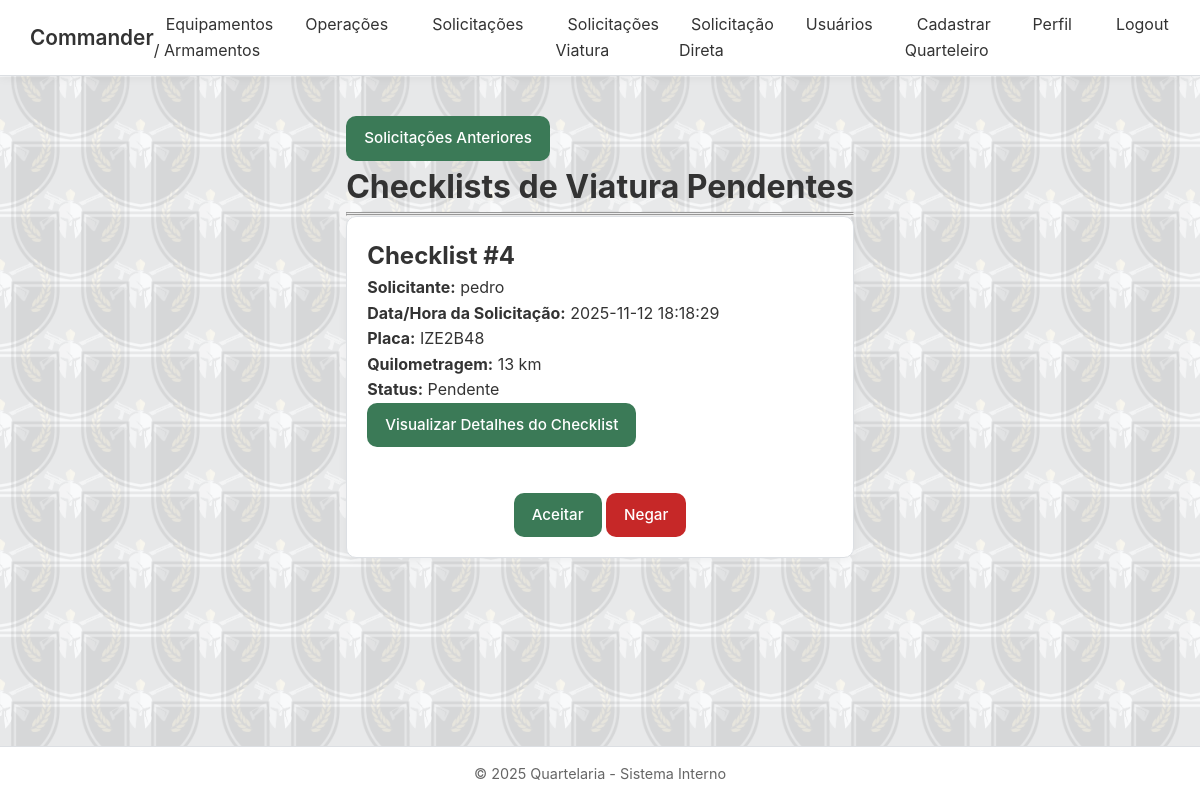
The page /solicitacoesVtr.php (signed in) on the database its author committed.
### tables this page shows
CREATE TABLE IF NOT EXISTS `solicitacao_viatura` (
  `id_solicitacao_viatura` int NOT NULL AUTO_INCREMENT,
  `id_usuario` int NOT NULL,
  `data_solicitacao_viatura` datetime NOT NULL,
  `quilometragem` int DEFAULT NULL,
  `placa_veiculo` varchar(10) DEFAULT NULL,
  `observacoes_viatura` text,
  `status_solicitacao_viatura` enum('Pendente','Ativo','Negado','Devolvido') DEFAULT 'Pendente',
  PRIMARY KEY (`id_solicitacao_viatura`),
  KEY `id_usuario` (`id_usuario`)
);

CREATE TABLE IF NOT EXISTS `usuarios` (
  `id_usuario` int NOT NULL AUTO_INCREMENT,
  `nome_usuario` varchar(255) NOT NULL,
  `identidade_funcional_usuario` int NOT NULL,
  `email_usuario` varchar(255) NOT NULL,
  `senha_usuario` varchar(255) NOT NULL,
  `perfil_usuario` tinyint(1) NOT NULL,
  `data_cadastro_usuario` datetime NOT NULL,
  PRIMARY KEY (`id_usuario`)
);

### solicitacoesVtr.php (the view, shortened to what this page needs)
<?php
include("conecta.php");
$queryListarVtrPendente = "SELECT
    vtr.id_solicitacao_viatura,
    vtr.data_solicitacao_viatura,
    vtr.quilometragem,
    vtr.placa_veiculo,
    vtr.status_solicitacao_viatura,
    u.nome_usuario
FROM solicitacao_viatura vtr
JOIN usuarios u ON vtr.id_usuario = u.id_usuario
WHERE vtr.status_solicitacao_viatura = 'Pendente'
ORDER BY vtr.data_solicitacao_viatura ASC";
$resultListarVtr = mysqli_query($conexao, $queryListarVtrPendente);
?>
<!DOCTYPE html>
<html lang="pt-br">
<head>
    <link rel="stylesheet" href="style.css">
</head>
<body>
    <nav>
        <div class="logo"><a href="homeQuarteleiro.php">Commander</a></div>
      <ul>
        <li><a href="equipamentos.php" class="ativo">Equipamentos / Armamentos</a></li>
        <li><a href="operacoes.php">Operações</a></li>
        <li><a href="solicitacoesQuarteleiro.php">Solicitações</a></li>
        <li><a href="solicitacoesVtr.php">Solicitações Viatura</a></li>
        <li><a href="solicitarSolicitante.php">Solicitação Direta</a></li>
        <li><a href="listarUsuarios.php">Usuários</a></li>
        <li><a href="cadastrarQuarteleiro.php">Cadastrar Quarteleiro</a></li>
        <li><a href="editarPerfil.php">Perfil</a></li>
        <li><a href="logout.php">Logout</a></li>
      </ul>
    </nav>
    <div class="container">
        <?php echo "<a href='solicitacoesAnterioresVtr.php' class=\"btn\">Solicitações Anteriores </a>";?>
        <h1>Checklists de Viatura Pendentes</h1>
        <hr>
        <hr>
        <?php
        while ($dadosVtr = mysqli_fetch_assoc($resultListarVtr)) {
            $id_solicitacao = $dadosVtr['id_solicitacao_viatura'];
            ?>
            <div class="card">
                <h2>Checklist #<?= $id_solicitacao ?></h2>
                <p><strong>Solicitante:</strong> <?= $dadosVtr['nome_usuario'] ?></p>
                <p><strong>Data/Hora da Solicitação:</strong> <?= $dadosVtr['data_solicitacao_viatura'] ?></p>
                <p><strong>Placa:</strong> <?= $dadosVtr['placa_veiculo'] ?></p>
                <p><strong>Quilometragem:</strong> <?= $dadosVtr['quilometragem'] ?> km</p>
                <p><strong>Status:</strong> <?= $dadosVtr['status_solicitacao_viatura'] ?></p>
                <a href="detalhesVtr.php?id=<?= $id_solicitacao ?>" class="btn">Visualizar Detalhes do Checklist</a>
                <br><br>
                <div class="form-buttons">
                    <a href="processaDeliberacaoVtr.php?status=1&id=<?= $id_solicitacao ?>" class="btn">Aceitar</a>
                    <a href="processaDeliberacaoVtr.php?status=2&id=<?= $id_solicitacao ?>" class="btn" style="background:#c62828;">Negar</a>
                </div>
            </div>
            <?php
        }
        ?>
    </div>
    <footer>
        <p>&copy; 2025 Quartelaria - Sistema Interno</p>
    </footer>
</body>
</html>

### style.css (style rules this page uses)
:root { --cor-fundo: #f9fafb; --cor-card: #ffffff; --cor-borda: #dcdfe3; --cor-texto: #333; --cor-suave: #666; --cor-principal: #3b7a57; --cor-principal-hover: #2e6045; --radius: 10px; --sombra: 0 2px 10px rgba(0, 0, 0, 0.05); --transicao: 0.25s ease; --max-largura: 1100px; --font-base: "Inter", "Roboto", sans-serif; }
* { margin: 0; padding: 0; box-sizing: border-box; font-family: var(--font-base); }
body { background: transparent; color: var(--cor-texto); line-height: 1.6; display: flex; flex-direction: column; min-height: 100vh; position: relative; overflow-x: hidden; }
body::before { content: ""; position: fixed; inset: 0; background-image: url('img/logo.png'); background-size: 140px 140px; background-repeat: repeat; opacity: 0.08; z-index: -1; pointer-events: none; }
body::after { content: ""; position: fixed; inset: 0; background-image: url('logo.png'); background-size: 140px 140px; background-position: 70px 70px; background-repeat: repeat; opacity: 0.08; z-index: -1; pointer-events: none; }
nav { background: var(--cor-card); border-bottom: 1px solid var(--cor-borda); box-shadow: var(--sombra); display: flex; justify-content: space-between; align-items: center; padding: 12px 30px; position: sticky; top: 0; z-index: 10; }
nav .logo { font-weight: 600; color: var(--cor-principal); font-size: 1.3rem; }
nav ul { list-style: none; display: flex; gap: 20px; }
nav ul li a { color: var(--cor-texto); text-decoration: none; padding: 8px 12px; border-radius: var(--radius); transition: var(--transicao); }
.container { flex: 1; max-width: var(--max-largura); margin: 40px auto; padding: 0 20px; position: relative; z-index: 1; }
button, .btn { background: var(--cor-principal); color: #fff; border: none; padding: 10px 18px; border-radius: var(--radius); font-weight: 500; cursor: pointer; transition: var(--transicao); font-size: 0.95rem; }
.btn, a.btn { background: var(--cor-principal); color: #fff !important; border: none; padding: 10px 18px; border-radius: var(--radius); font-weight: 500; cursor: pointer; transition: var(--transicao); font-size: 0.95rem; text-decoration: none; display: inline-block; }
.card { background: var(--cor-card); border: 1px solid var(--cor-borda); border-radius: var(--radius); padding: 20px; box-shadow: var(--sombra); margin-bottom: 20px; }
footer { background: var(--cor-card); border-top: 1px solid var(--cor-borda); color: var(--cor-suave); text-align: center; padding: 15px; font-size: 0.9rem; position: relative; z-index: 1; }
a { text-decoration: none; color: var(--cor-texto); }
.form-buttons { margin-top: 20px; text-align: center; }

### rows shown on the page
solicitacao_viatura: id_solicitacao_viatura "4", id_usuario.nome_usuario "pedro", data_solicitacao_viatura "2025-11-12 18:18:29", placa_veiculo "IZE2B48", quilometragem "13", status_solicitacao_viatura "Pendente"
